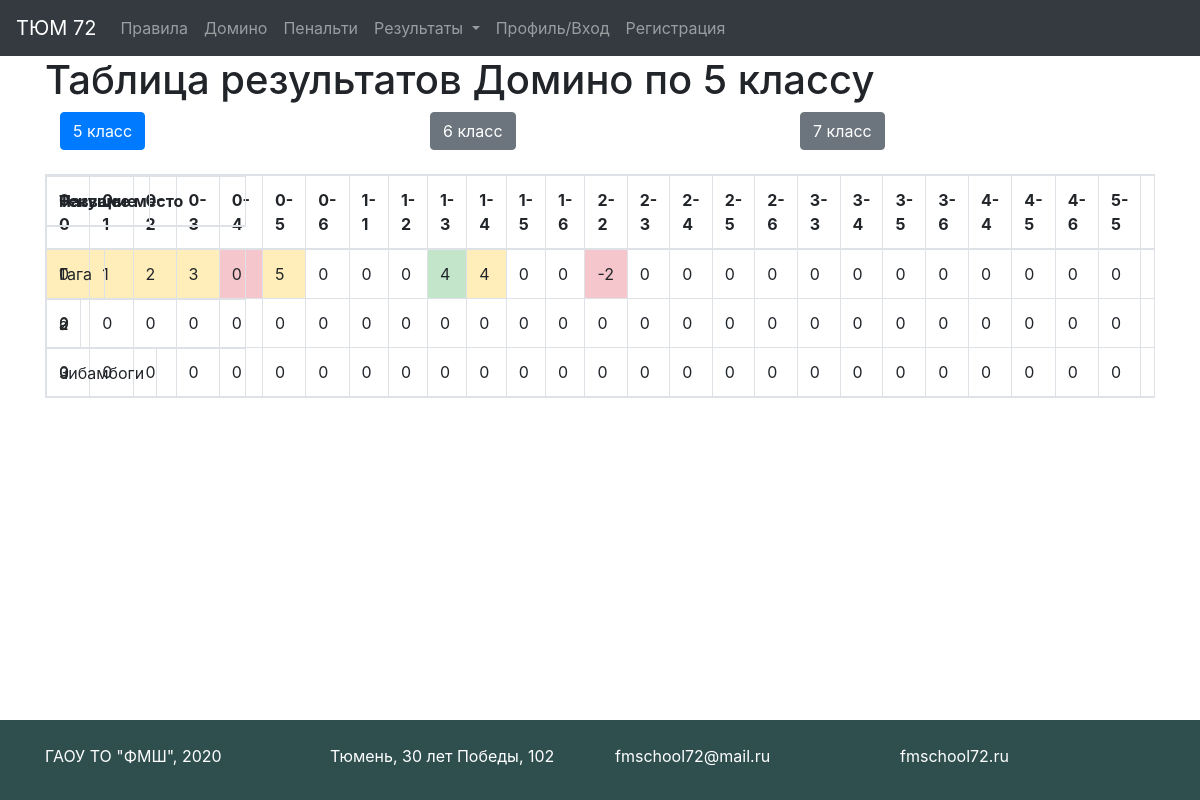
The app's page /results/domino/5, older data.
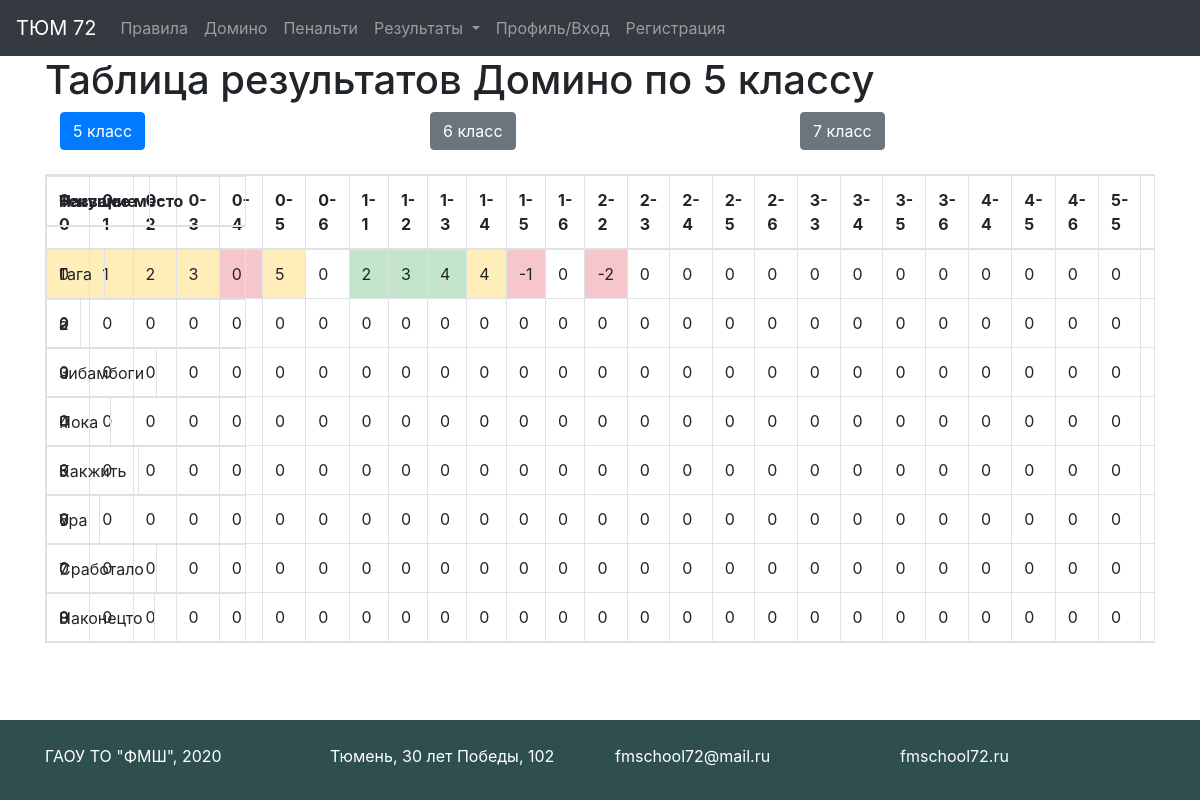
The same page, newer data.
### tables this page shows
CREATE TABLE domino_tasks5 (id INTEGER PRIMARY KEY AUTOINCREMENT UNIQUE NOT NULL, title STRING NOT NULL UNIQUE, picked_tasks STRING DEFAULT " ", t1 NOT NULL DEFAULT '0ok', t2 NOT NULL DEFAULT '0ok', t3 NOT NULL DEFAULT '0ok', t4 NOT NULL DEFAULT '0ok', t5 NOT NULL DEFAULT '0ok', t6 NOT NULL DEFAULT '0ok', t7 NOT NULL DEFAULT '0ok', t8 NOT NULL DEFAULT '0ok', t9 NOT NULL DEFAULT '0ok', t10 NOT NULL DEFAULT '0ok', t11 NOT NULL DEFAULT '0ok', t12 NOT NULL DEFAULT '0ok', t13 NOT NULL DEFAULT '0ok', t14 NOT NULL DEFAULT '0ok', t15 NOT NULL DEFAULT '0ok', t16 NOT NULL DEFAULT '0ok', t17 NOT NULL DEFAULT '0ok', t18 NOT NULL DEFAULT '0ok', t19 NOT NULL DEFAULT '0ok', t20 NOT NULL DEFAULT '0ok', t21 NOT NULL DEFAULT '0ok', t22 NOT NULL DEFAULT '0ok', t23 NOT NULL DEFAULT '0ok', t24 NOT NULL DEFAULT '0ok', t25 NOT NULL DEFAULT '0ok', t26 NOT NULL DEFAULT '0ok', t27 NOT NULL DEFAULT '0ok', t28 NOT NULL DEFAULT '0ok', sum INTEGER DEFAULT (0));

### app.py (the view)
@app.route('/results/<game>/<grade>')
def results(game, grade):
    grade = str(grade)
    team = ''
    if is_auth() and str(current_user.grade) == str(grade):
        team = current_user.team_name
    titles = {'domino': 'Домино', 'penalty': 'Пенальти'}
    if game == 'domino':
        info = domino_info
        number = 28
        keys = domino_keys
    else:
        info = penalty_info
        number = 16
        keys = penalty_keys
    table = game + '_tasks' + str(grade)
    con = sqlite3.connect(os.path.join("db", "tasks.db"))
    cur = con.cursor()
    results = cur.execute(f"SELECT * from {table} ORDER BY sum DESC").fetchall()
    con.close()
    team_num = len(results)
    return render_template("results.html", team=team, results=results, title=titles[game], grade=grade,
                           info=info, number=number, team_num=team_num, keys=keys)

### app.py (called while the page is built)
def is_auth():
    return current_user.is_authenticated

### templates/results.html (shortened to what this page needs)
{% extends "base.html" %}
{% block content %}
    <h1>Таблица результатов {{ title }} по {{ grade }} классу</h1>
    <div class="container">
        <div class="row">
            {% for grd in ['5', '6', '7'] %}
                {% set a_grd = "./" + grd %}
                {% if grd == grade %}
                    <div class="col-sm">
                        <a href={{a_grd}} type="button" class="btn btn-primary">{{grd}} класс</a></div>
                {% else %}
                    <div class="col-sm">
                        <a href={{a_grd}} type="button" class="btn btn-secondary">{{grd}} класс</a></div>
                {% endif %}
            {% endfor %}
        </div>
    </div>
    <br>
    <table class="table table-bordered table-responsive" id="results">
        <thead>
        <tr>
            <th class="position"> Текущее место</th>
            <th class="title"> Название</th>
            {% for task in keys %}
                <th width="10%"> {{ info[grade][task]['name'] }} </th>
            {% endfor %}
        </tr>
        </thead>
        {% for place in range(team_num) %}
            <tr>
                {% if results[place][1] == team %}
                    <td class="table-primary position"> {{ place + 1 }} </td>
                    <td class="table-primary title"> {{ results[place][1] }} </td>
                {% else %}
                    <td class="position"> {{ place + 1 }} </td>
                    <td class="title"> {{ results[place][1] }} </td>
                {% endif %}
                {% if title == 'Домино' %}
                    {% set step = 3 %}
                {% else %}
                    {% set step = 2 %}
                {% endif %}
                {% for i in range(step, number + step) %}
                    {% set state = results[place][i][-2:] %}
                    {% set points = results[place][i][:-2] %}
                    {% if state == 'af' %}
                        <td class="table-success" width="30px"> {{ points }} </td>
                    {% elif state in ['ff', 'as', 'bf'] %}
                        <td class="table-warning" width="30px"> {{ points }} </td>
                    {% elif state == 'fs' %}
                        <td class="table-danger" width="30px"> {{ points }} </td>
                    {% else %}
                        <td width="30px"> {{ points }} </td>
                    {% endif %}
                {% endfor %}
            </tr>
        {% endfor %}
    </table>
{% endblock %}

### templates/base.html (shortened to what this page needs)
<!doctype html>
<html lang="ru">
<head>
    <link rel="stylesheet"
          href="https://stackpath.bootstrapcdn.com/bootstrap/4.4.1/css/bootstrap.min.css"
>
    <link rel="stylesheet" type="text/css" href="/static/css/style.css"/>
</head>
<body>
<div id="page-container">
    <div id="content-wrap">
        <header>
            <nav class="navbar navbar-expand-lg navbar-dark bg-dark">
                <a class="navbar-brand" href="/">ТЮМ 72</a>
                <div class="collapse navbar-collapse" id="navbarNav">
                    <ul class="navbar-nav">
                        <li class="nav-item">
                            <a class="nav-link" href="/rules">Правила</a>
                        </li>
                        <li class="nav-item">
                            <a class="nav-link" href="/domino">Домино</a>
                        </li>
                        <li class="nav-item">
                            <a class="nav-link" href="/penalty">Пенальти</a>
                        </li>
                        <li class="nav-item dropdown">
                            <a class="nav-link dropdown-toggle" href="#" id="navbarDropdown"
                               role="button" data-toggle="dropdown" aria-haspopup="true"
                               aria-expanded="false">
                                Результаты
                            </a>
                        </li>
                        <li class="nav-item">
                            <a class="nav-link" href="/profile">Профиль/Вход</a>
                        </li>
                        <li class="nav-item">
                            <a class="nav-link" href="/sign_up">Регистрация</a>
                        </li>
                    </ul>
                </div>
            </nav>
        </header>
        <main role="main" class="container">
            {% block content %}{% endblock %}
        </main>
    </div>
    <footer id="footer">
        <br>
        <div class="container">
            <div class="row align-items-center">
                <div class="col">
                    ГАОУ ТО "ФМШ", 2020
                </div>
                <div class="col">
                    <a href="https://www.google.com/maps/place/ул.+30+лет+Победы,+102,+Тюмень,+Тюменская+обл.,+625051/@57.1161719,65.5862042,17z/data=!3m1!4b1!4m5!3m4!1s0x43bbe0de6f18b76f:0xbbb0b63150a73e69!8m2!3d57.116169!4d65.5883929?hl=ru">
                        Тюмень, 30 лет Победы, 102
                    </a>
                </div>
                <div class="col">
                    <a href="mailto:fmschool72@mail.ru?subject=ТЮМ 72" target="_blank">
                        fmschool72@mail.ru
                    </a>
                </div>
                <div class="col">
                    <a href="https://fmschool72.ru/" target="_blank">fmschool72.ru</a>
                </div>
            </div>
        </div>
    </footer>
</div>
</body>
</html>

### static/css/style.css (style rules this page uses)
#page-container { position: relative; min-height: 100vh; }
#content-wrap { padding-bottom: 5rem; }
#footer { background: darkslategrey; color: white; position: absolute; bottom: 0; width: 100%; height: 5rem; }
footer a { color:white; }
.title { position: absolute; left: 60; }
.position { position: fixed; width: 200px; }

Row changes from the older to the newer data that the page shows:
added domino_tasks5: title "Пока"
added domino_tasks5: title "Какжить"
added domino_tasks5: title "Ура"
added domino_tasks5: title "Сработало"
added domino_tasks5: title "Наконецто"
Text that changed along with them:
list line gone: "0 0 0"
new list line: "2 3 -1"
new list line: "4 0 0 0 0 0 0 0 0 0 0 0 0 0 0 0 0 0 0 0 0 0 0 0 0 0 0"
new list line: "5 0 0 0 0 0 0 0 0 0 0 0 0 0 0 0 0 0 0 0 0 0 0 0 0 0 0"
new list line: "6 0 0 0 0 0 0 0 0 0 0 0 0 0 0 0 0 0 0 0 0 0 0 0 0 0 0"
new list line: "7 0 0 0 0 0 0 0 0 0 0 0 0 0 0 0 0 0 0 0 0 0 0 0 0 0 0"
new list line: "8 0 0 0 0 0 0 0 0 0 0 0 0 0 0 0 0 0 0 0 0 0 0 0 0 0 0"
